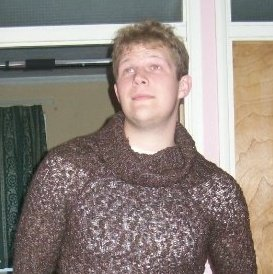
#> input picture week_16/day_2/opencv_play/edfacethree.jpg, 273 x 274 px
$ python find_face.py
#> lines starting #> are read from the running program, lines starting #| are printed output that depends on the picture; after the words box and inside, x2 and y2 are one past the last pixel; in counts of white or black regions, pixels touching at a corner belong together
import cv2
import numpy

face_cascade = cv2.CascadeClassifier("./.env/lib/python3.6/site-packages/cv2/data/haarcascade_frontalface_default.xml")

img = cv2.imread("edfacethree.jpg")
#> img is the input picture: shape (274, 273, 3); mean B, G, R 126.1, 132.8, 143.8

gray = cv2.cvtColor(img, cv2.COLOR_BGR2GRAY)
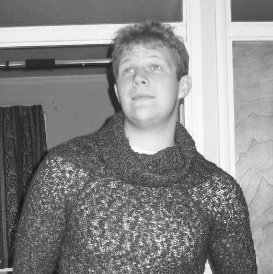
#> gray: shape (274, 273); min 14, max 255, mean 135.3

# cv2.imwrite("edface_gray.jpg", gray)

faces = face_cascade.detectMultiScale(gray, 1.3, 5)
#> faces = [[107, 44, 74, 74]]

if(len(faces) > 0):
    for(x, y, w, h) in faces:
        gray = cv2.rectangle(gray, (x,y), (x+w, y+h), (0,0,255), 2)
        cv2.imwrite("facethree.jpg", gray)
#> this loop made 1 pass
#> pass 1, `gray = cv2.rectangle(gray, (x,y), (x+w, y+h), (0,0,255), 2)`:
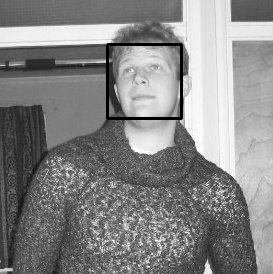
#> gray: shape (274, 273); 1.18% of pixels changed, all inside (x1, y1, x2, y2) = (106, 43, 183, 120)

$ run again, with week_16/day_2/opencv_play/edface.jpg copied over week_16/day_2/opencv_play/edfacethree.jpg
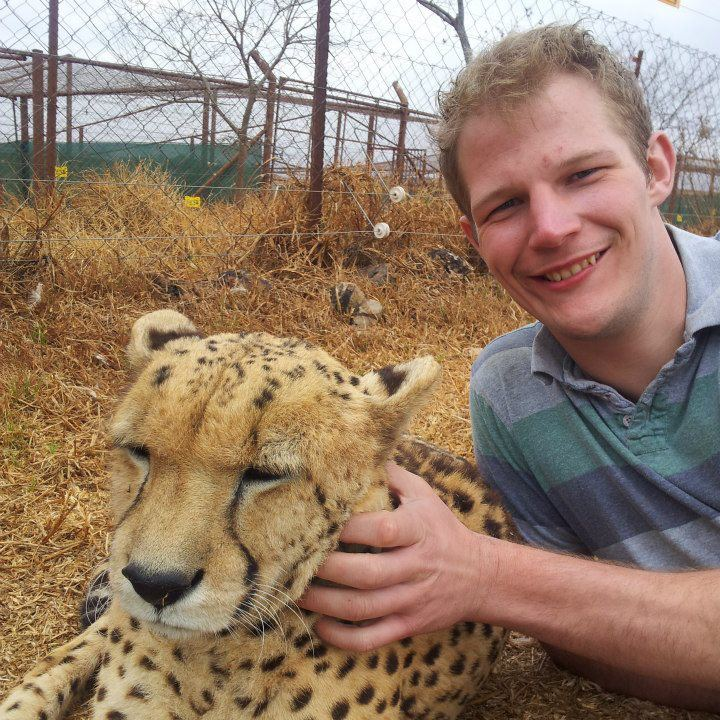
#> input picture week_16/day_2/opencv_play/edface.jpg, 720 x 720 px
#> img is the input picture: shape (720, 720, 3); mean B, G, R 106.1, 125.3, 149.2
#> `gray = cv2.cvtColor(img, cv2.COLOR_BGR2GRAY)`:
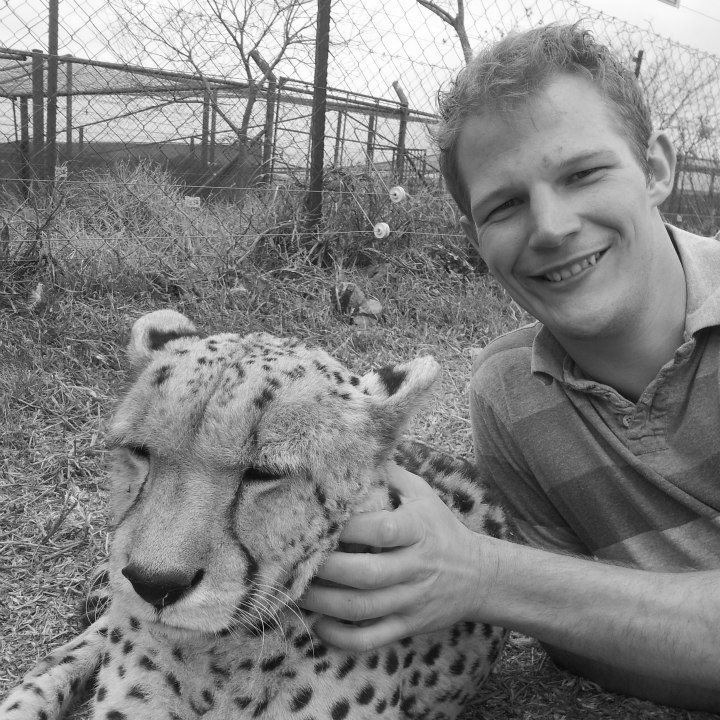
#> gray: shape (720, 720); min 1, max 255, mean 130.3
#> faces = ()

$ run again, with week_16/day_2/opencv_play/edfacetwo.jpg copied over week_16/day_2/opencv_play/edfacethree.jpg
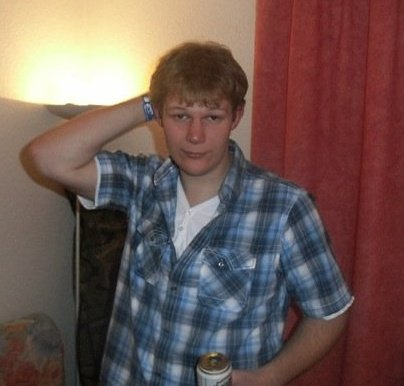
#> input picture week_16/day_2/opencv_play/edfacetwo.jpg, 404 x 386 px
#> img is the input picture: shape (386, 404, 3); mean B, G, R 83.7, 88.4, 110.9
#> `gray = cv2.cvtColor(img, cv2.COLOR_BGR2GRAY)`:
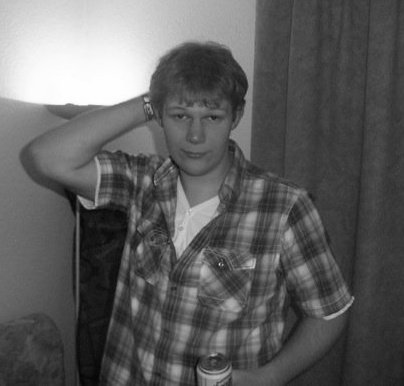
#> gray: shape (386, 404); min 4, max 255, mean 94.6
#> faces = [[153, 84, 89, 89]]
#> the loop `for(x, y, w, h) in faces:` made 1 pass
#> pass 1, `gray = cv2.rectangle(gray, (x,y), (x+w, y+h), (0,0,255), 2)`:
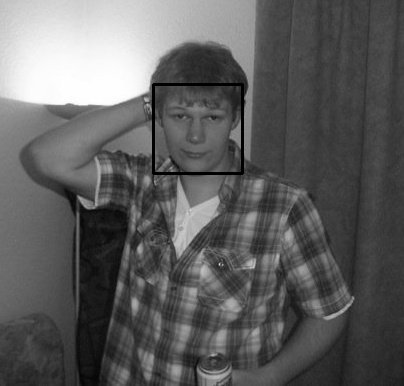
#> gray: shape (386, 404); 0.68% of pixels changed, all inside (x1, y1, x2, y2) = (152, 83, 244, 175)
